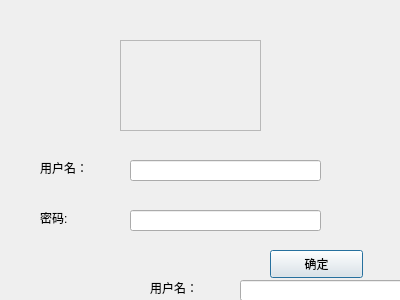
<?xml version="1.0" encoding="UTF-8"?>
<ui version="4.0">
 <class>Dialog</class>
 <widget class="QDialog" name="Dialog">
  <property name="geometry">
   <rect>
    <x>0</x>
    <y>0</y>
    <width>400</width>
    <height>300</height>
   </rect>
  </property>
  <property name="windowTitle">
   <string>Dialog</string>
  </property>
  <widget class="QFrame" name="frame">
   <property name="geometry">
    <rect>
     <x>120</x>
     <y>40</y>
     <width>141</width>
     <height>91</height>
    </rect>
   </property>
   <property name="styleSheet">
    <string notr="true">image: url(:/new/prefix1/portrait.PNG);</string>
   </property>
   <property name="frameShape">
    <enum>QFrame::StyledPanel</enum>
   </property>
   <property name="frameShadow">
    <enum>QFrame::Raised</enum>
   </property>
  </widget>
  <widget class="QLabel" name="label">
   <property name="geometry">
    <rect>
     <x>40</x>
     <y>160</y>
     <width>72</width>
     <height>15</height>
    </rect>
   </property>
   <property name="text">
    <string>用户名：</string>
   </property>
  </widget>
  <widget class="QLabel" name="label_2">
   <property name="geometry">
    <rect>
     <x>40</x>
     <y>210</y>
     <width>72</width>
     <height>15</height>
    </rect>
   </property>
   <property name="text">
    <string>密码:</string>
   </property>
  </widget>
  <widget class="QLineEdit" name="lineEdit_name">
   <property name="geometry">
    <rect>
     <x>130</x>
     <y>160</y>
     <width>191</width>
     <height>21</height>
    </rect>
   </property>
  </widget>
  <widget class="QLineEdit" name="lineEdit_password">
   <property name="geometry">
    <rect>
     <x>130</x>
     <y>210</y>
     <width>191</width>
     <height>21</height>
    </rect>
   </property>
  </widget>
  <widget class="QPushButton" name="pushButton_yes">
   <property name="geometry">
    <rect>
     <x>270</x>
     <y>250</y>
     <width>93</width>
     <height>28</height>
    </rect>
   </property>
   <property name="text">
    <string>确定</string>
   </property>
  </widget>
  <widget class="QLabel" name="label_3">
   <property name="geometry">
    <rect>
     <x>150</x>
     <y>280</y>
     <width>72</width>
     <height>15</height>
    </rect>
   </property>
   <property name="text">
    <string>用户名：</string>
   </property>
  </widget>
  <widget class="QLineEdit" name="lineEdit_name_2">
   <property name="geometry">
    <rect>
     <x>240</x>
     <y>280</y>
     <width>191</width>
     <height>21</height>
    </rect>
   </property>
  </widget>
  <widget class="QLineEdit" name="lineEdit_password_2">
   <property name="geometry">
    <rect>
     <x>240</x>
     <y>330</y>
     <width>191</width>
     <height>21</height>
    </rect>
   </property>
  </widget>
  <widget class="QLabel" name="label_4">
   <property name="geometry">
    <rect>
     <x>150</x>
     <y>330</y>
     <width>72</width>
     <height>15</height>
    </rect>
   </property>
   <property name="text">
    <string>密码:</string>
   </property>
  </widget>
  <widget class="QPushButton" name="pushButton_yes_2">
   <property name="geometry">
    <rect>
     <x>380</x>
     <y>370</y>
     <width>93</width>
     <height>28</height>
    </rect>
   </property>
   <property name="text">
    <string>确定</string>
   </property>
  </widget>
 </widget>
 <resources/>
 <connections/>
</ui>
